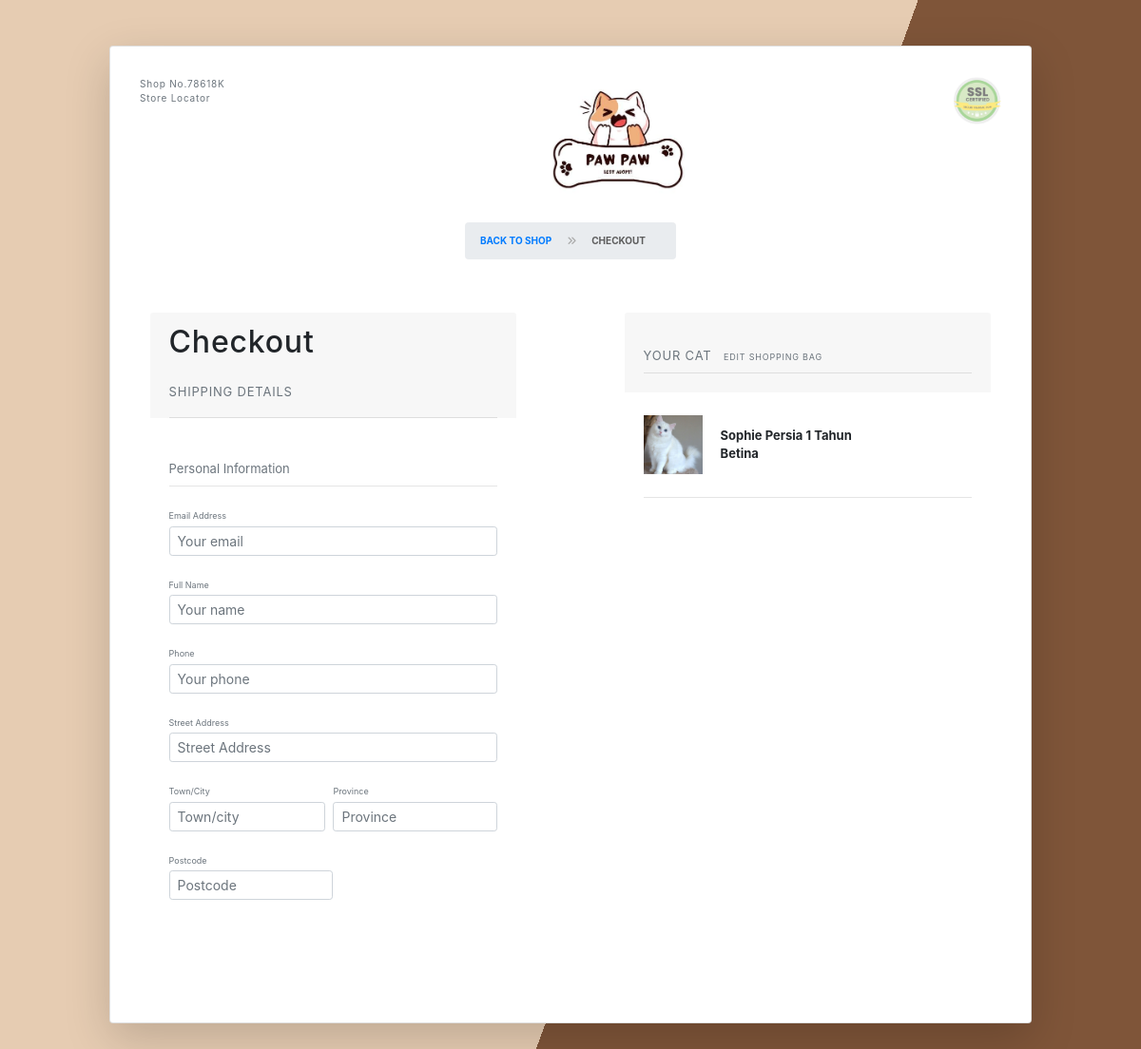
Screenshot of /coba.php?id=6 with the database file from the repository.
### tables this page shows
CREATE TABLE `kucing` (
  `id_kucing` int(11) NOT NULL,
  `nama` varchar(25) NOT NULL,
  `ras` varchar(25) NOT NULL,
  `usia` varchar(25) NOT NULL,
  `gender` varchar(25) NOT NULL,
  `status` varchar(25) NOT NULL,
  `foto` text NOT NULL
);

### coba.php (the view, shortened to what this page needs)
<?php
include 'koneksi.php';
?>
<!DOCTYPE html>
<html lang="en">
<head>
    <link rel="stylesheet" href="coba.css">
    <link rel="stylesheet" href="https://stackpath.bootstrapcdn.com/bootstrap/4.3.1/css/bootstrap.min.css">
    <link rel="stylesheet" href="https://stackpath.bootstrapcdn.com/bootstrap/4.3.1/js/bootstrap.bundle.min.js">
    <link rel="stylesheet" href="https://cdnjs.cloudflare.com/ajax/libs/jquery/3.2.1/jquery.min.js">
    <link rel="stylesheet" href="https://cdnjs.cloudflare.com/ajax/libs/font-awesome/4.7.0/css/font-awesome.min.css">
    <link rel="stylesheet" href="https://cdnjs.cloudflare.com/ajax/libs/font-awesome/6.4.2/css/all.min.css"
 />
</head>
<body>
<div class=" container-fluid my-5 ">
    <div class="row justify-content-center ">
        <div class="col-xl-10">
            <div class="card shadow-lg ">
                <div class="row p-2 mt-4 justify-content-between mx-sm-2">
                    <div class="col">
                        <p class="text-muted space mb-0 shop"> Shop No.78618K</p>
                        <p class="text-muted space mb-0 shop">Store Locator</p>
                    </div>
                    <div class="col">
                        <div class="row justify-content-start ">
                            <div class="col">
                                <img class="irc_mi img-fluid cursor-pointer " src="images/logo.jpeg"  width="150" height="150" >
                            </div>
                        </div>
                    </div>
                    <div class="col-auto">
                        <img class="irc_mi img-fluid bell" src="images/halal.png" width="50" height="50"  >
                    </div>
                </div>
                <div class="row  mx-auto justify-content-center text-center">
                    <div class="col-12 mt-3 ">
                        <nav aria-label="breadcrumb" class="second ">
                            <ol class="breadcrumb indigo lighten-6 first  ">
                                <li class="breadcrumb-item font-weight-bold "><a class="black-text text-uppercase " href="header.php"><span class="mr-md-3 mr-1">BACK TO SHOP</span></a><i class="fa fa-angle-double-right " aria-hidden="true"></i></li>
                                <li class="breadcrumb-item font-weight-bold"><a class="black-text text-uppercase active-2" href="#"><span class="mr-md-3 mr-1">CHECKOUT</span></a></li>
                            </ol>
                        </nav>
                    </div>
                </div>
                <div class="row justify-content-around">
                    <div class="col-md-5">
                        <div class="card border-0">
                            <div class="card-header card-2 pb-0">
                                <h2 class="card-title space ">Checkout</h2>
                                <p class="card-text text-muted mt-4  space">SHIPPING DETAILS</p>
                                <hr class="my-0">
                            </div>
                            <div class="card-body">
                                <div class="row mt-4">
                                    <div class="col"><p class="text-muted mb-2">Personal Information</p><hr class="mt-0"></div>
                                </div>
                                <form method="POST">
                                <div class="form-group">
                                    <label for="NAME" class="small text-muted mb-1">Email Address</label>
                                    <input type="text" class="form-control form-control-sm" name="email" id="NAME" aria-describedby="helpId" placeholder="Your email">
                                </div>
                                <div class="form-group">
                                    <label for="NAME" class="small text-muted mb-1">Full Name</label>
                                    <input type="text" class="form-control form-control-sm" name="nama_pengadopsi" id="NAME" aria-describedby="helpId" placeholder="Your name">
                                </div>
                                <div class="form-group">
                                    <label for="NAME" class="small text-muted mb-1">Phone</label>
                                    <input type="text" class="form-control form-control-sm" name="no_hp" id="NAME" aria-describedby="helpId" placeholder="Your phone">
                                </div>
                                <div class="form-group">
                                    <label for="NAME" class="small text-muted mb-1">Street Address</label>
                                    <input type="text" class="form-control form-control-sm" name="alamat_jalan" id="NAME" aria-describedby="helpId" placeholder="Street Address">
                                </div>
                                <div class="row no-gutters">
                                    <div class="col-sm-6 pr-sm-2">
                                        <div class="form-group">
                                            <label for="NAME" class="small text-muted mb-1">Town/City</label>
                                            <input type="text" class="form-control form-control-sm" name="kota" id="NAME" aria-describedby="helpId" placeholder="Town/city">
                                        </div>
                                    </div>
                                    <div class="col-sm-6">
                                        <div class="form-group">
                                            <label for="NAME" class="small text-muted mb-1">Province</label>
                                            <input type="text" class="form-control form-control-sm" name="provinsi" id="NAME" aria-describedby="helpId" placeholder="Province">
                                        </div>
                                    </div>
                                    <div class="col-sm-6">
                                        <div class="form-group">
                                            <label for="NAME" class="small text-muted mb-1">Postcode</label>
                                            <input type="text" class="form-control form-control-sm" name="kode_pos" id="NAME" aria-describedby="helpId" placeholder="Postcode">
                                        </div>
                                    </div>
                                </div>
                                <div class="row mb-md-5">
                                    <div class="col">
                                        <button type="submit" name="submit" id="" class="btn  btn-lg btn-block ">SUBMIT</button>
                                    </div>
                                </div>
                            </div>
                        </div>
                    </div>
                    <?php
                    $sql2 = "select * from kucing where id_kucing = '$_GET[id]'";
                    $q2 = mysqli_query($koneksi, $sql2);
                    $r2 = mysqli_fetch_array($q2);
                    ?>
                    <div class="col-md-5">
                        <div class="card border-0 ">
                            <div class="card-header card-2 mb-4">
                                <p class="card-text text-muted mt-md-4 mb-2 space">YOUR CAT <span class=" small text-muted ml-2 cursor-pointer">EDIT SHOPPING BAG</span> </p>
                                <hr class="my-2">
                            </div>
                            <div class="card-body pt-0">
                                <div class="row  justify-content-between">
                                    <div class="col-auto ">
                                        <div class="media flex-column flex-sm-row">
                                            <img class=" img-fluid" src="img/<?=$r2["foto"]?>" width="62" height="62">
                                            <div class="media-body  my-auto">
                                                <div class="row m-1">
                                                    <div class="col-auto"><p class="mb-0"><b><?=$r2["nama"]?> <?=$r2["ras"]?> <?=$r2["usia"]?> <br> <?=$r2["gender"] ?></b></p></div>
                                                </div>
                                            </div>
                                        </div>
                                    </div>
                                </div>
                                <hr class="my-4">
                            </div>
                        </div>
                    </div>
                </div>
            </div>
        </div>
    </div>
</div>
</body>
</html>

### coba.css (style rules this page uses)
body { background: linear-gradient(110deg, #E6CCB2 60%,#7F5539 60%); }
.shop { font-size: 10px; }
.space { letter-spacing: 0.8px !important; }
.active-2 { color: rgb(92, 92, 92) }
.breadcrumb>li+li:before { content: "" !important }
.breadcrumb { padding: 0px; font-size: 10px; color: #aaa !important; }
.first { background-color: white ; }
a { text-decoration: none !important; color: #aaa ; }
.btn-lg,.form-control-sm:focus, .form-control-sm:active, a:focus,a:active { outline: none !important; box-shadow: none !important }
.btn-group-lg>.btn, .btn-lg { padding: .5rem 0.1rem; font-size: 1rem; border-radius: 0; color: white !important; background-color: #383b38; height: 2.8rem !important; border-radius: 0.2rem !important; }
.card-2 { margin-top: 40px !important; }
.card-header { background-color: #fff; border-bottom:0px solid #aaaa !important; }
p { font-size: 13px ; }
.small { font-size: 9px !important; }
.form-control-sm { height: calc(2.2em + .5rem + 2px); font-size: .875rem; line-height: 1.5; border-radius: 0; }
.cursor-pointer { cursor: pointer; }
.bell { opacity: 0.5; cursor: pointer; }

### rows the page displays
kucing: foto (picture), nama "Sophie", ras "Persia", usia "1 Tahun", gender "Betina"
